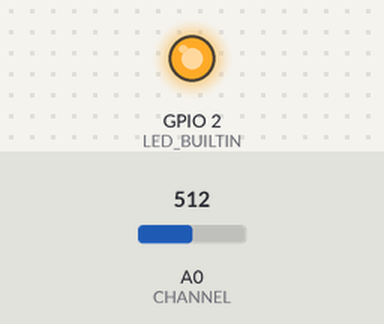
Bench run of a sketch on a simulated ESP8266 (Wemos D1 mini). Parts: output pins drawn as LEDs (lit = HIGH, except the on-board LED, lit = LOW). The test bench sets the inputs (shaded band); at power-on: A0 (CHANNEL) = 512. WiFi joins after 1.5 s; servers stay silent unless stated; no MQTT or app messages arrive unless stated.

Above: at 0.1 s.
At 1.6 s:
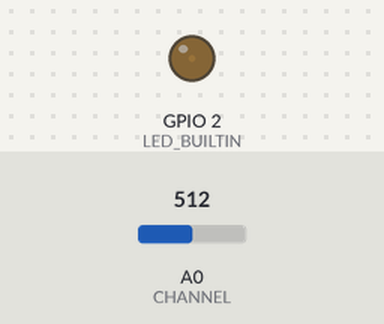
Timing chart, 0 to 3.1 s (numbered marks = the images above):
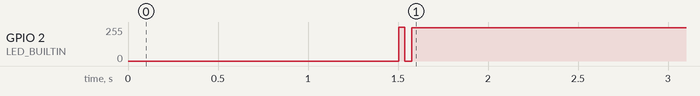

Measured:
- by itself, GPIO 2 (LED_BUILTIN): 0/255 → 248/255 at 1.5 s

The sketch:

fft_wifi.ino
```cpp
/*
    This code publishes the raw sensor signals to a MQTT topic using the public broker provided by
    EMQX; for the time being, this unsecured (i.e, no SSL) & public connection should suffice for
    testing.

    Schematics:

        MAX9814 GND  -> WEMOS G
        MAX9814 Vdd  -> WEMOS 3.3V
        MAX9814 Gain -> WEMOS 5V
        MAX9814 Out  -> WEMOS A0

*/

#include <ESP8266WiFiMulti.h>
#include <EspMQTTClient.h>

// ADC channel for the D1 Mini
#define CHANNEL A0

// Avaliable WIFI SSIDs
const char *wifi_ssid[] = {"network1", "network2"};

// WIFI passwords for the SSIDs, in the same order
const char *wifi_pass[] = {"network_pass1", "network_pass2"};

// MQTT broker IP
const char *broker_ip = "broker.emqx.io";

/*
    MQTT broker port; for the EMQX one:
        - Unsecured port when no ID is needed: 1883
        - Secured port: 8883
*/
const short broker_port = 1883;

// ------------------ CHANGE THESE ------------------ //

/*
    The MQTT Client name MUST be changed between the D1 Minis,
    otherwise they WILL overlap and disconnect each other from
    the broker.

    Any name is valid, as it's not used in any way later
*/
const char *client_name = "ESPClient1";

/*
    Topic name, MUST be changed based on which D1 Mini we're uploading to.

    The EXPECTED topics are: "ESPClient/micro1", "ESPClient/micro2", "ESPClient/micro3"
*/
const String topic = "ESPClient/micro1";

// -------------------------------------------------- //

// Microphone sensor value
int value = 0;

// WIFI client, handles multiple SSID connections automatically
ESP8266WiFiMulti multi_wifi_client;

// Tiemout for the WIFI connection (milliseconds)
const uint32_t connectTimeoutms = 10000;

/*
    MQTT connection ONLY; WIFI is handled by the library ESP8266WifiMulti
    since it allows multiple SSID settings at once.

    Constructor used is:

    EspMQTTClient(
        const char* mqttServerIp,
        const short mqttServerPort,
        const char* mqttUsername, // Optional, only when using SSL connection
        const char* mqttPassword, // Same
        const char* mqttClientName
    );
*/
EspMQTTClient client(
    broker_ip,   // MQTT Broker server ip
    broker_port, // MQTT broker port
    client_name  // Client name that uniquely identifies your device
);

void setup()
{
    Serial.begin(115200);

    // Set internal LED as output for blinking
    pinMode(LED_BUILTIN, OUTPUT);

    // Optional functionalities of EspMQTTClient
    client.enableDebuggingMessages();                                         // Enable debugging messages sent to serial output
    client.enableLastWillMessage("ESPClient/lastwill", "I am going offline"); // You can activate the retain flag by setting the third parameter to true
    client.setMqttReconnectionAttemptDelay(5000);                             // Time to retry MQTT connection, default is 15s
    client.setWifiReconnectionAttemptDelay(5000);                             // Time to retry WIFI connection, default is 60s
    client.setKeepAlive(20);                                                  // Keep alive interval in seconds

    // Set D1 Mini as station
    WiFi.mode(WIFI_STA);

    // Register Wifi networks here
    multi_wifi_client.addAP(wifi_ssid[0], wifi_pass[0]);
    multi_wifi_client.addAP(wifi_ssid[1], wifi_pass[1]);
}

void onConnectionEstablished()
{
    // The MQTT library requires this method to be set
}

// Blink the LED based on the time input (milliseconds!)
void blink_led(int delay_time)
{
    digitalWrite(LED_BUILTIN, HIGH);
    delay(delay_time);
    digitalWrite(LED_BUILTIN, LOW);
}

void loop()
{
    // Keep alive the WIFI connection
    if (multi_wifi_client.run(connectTimeoutms) == WL_CONNECTED)
    {
        // When the MQTT Client is connected
        if (client.isConnected())
        {
            // Blink LED to signify correct sending of data
            // ~16 ms corresponds to 60 readings per second
            blink_led(16);

            // Read the microphone value
            value = analogRead(CHANNEL); //- int(1.25 * 1024 / 3.3);

            // Publish the value in the MQTT topic
            client.publish(topic, String(value));
        }

        // Loop the client while it connects and sends data
        client.loop();
    }
}
```
